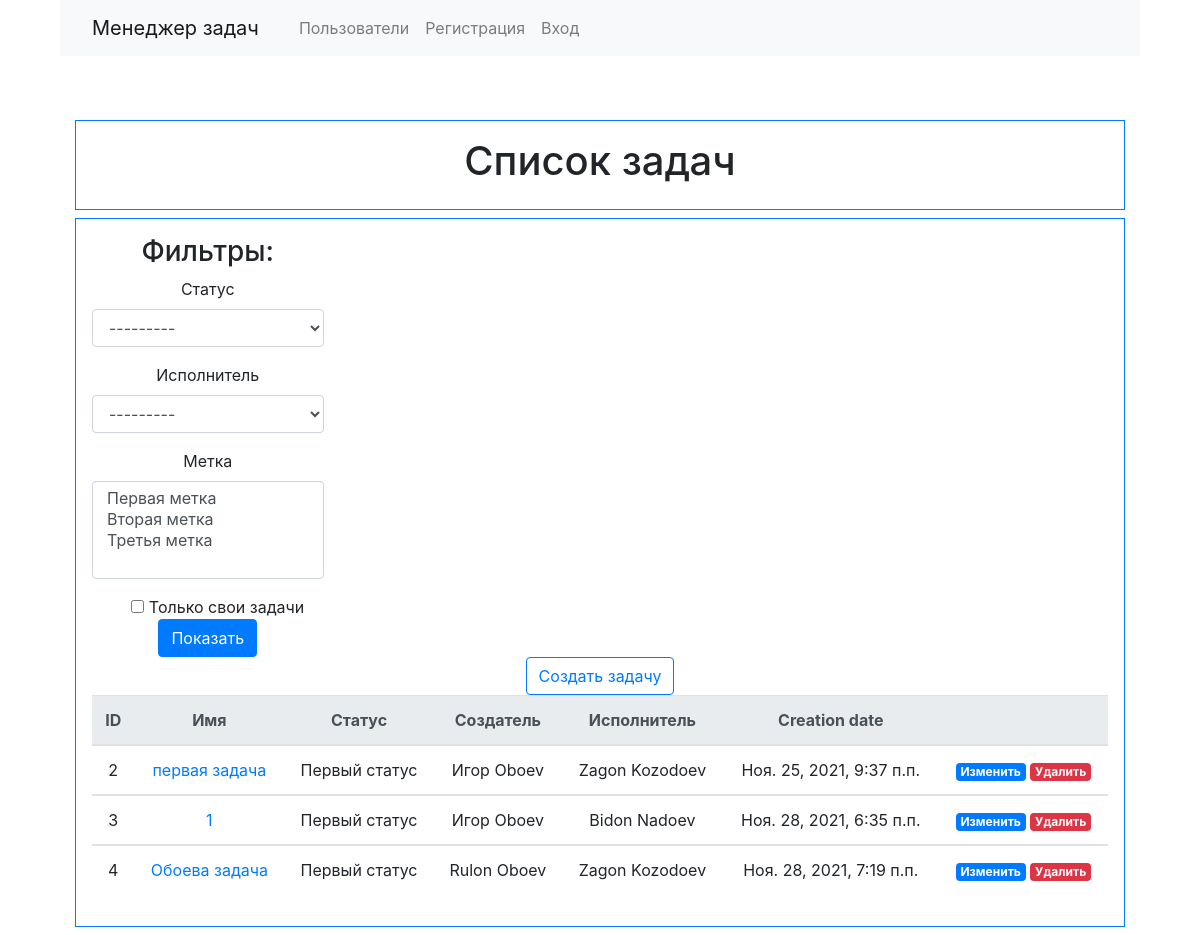
The page /tasks/ on the database as committed earlier.
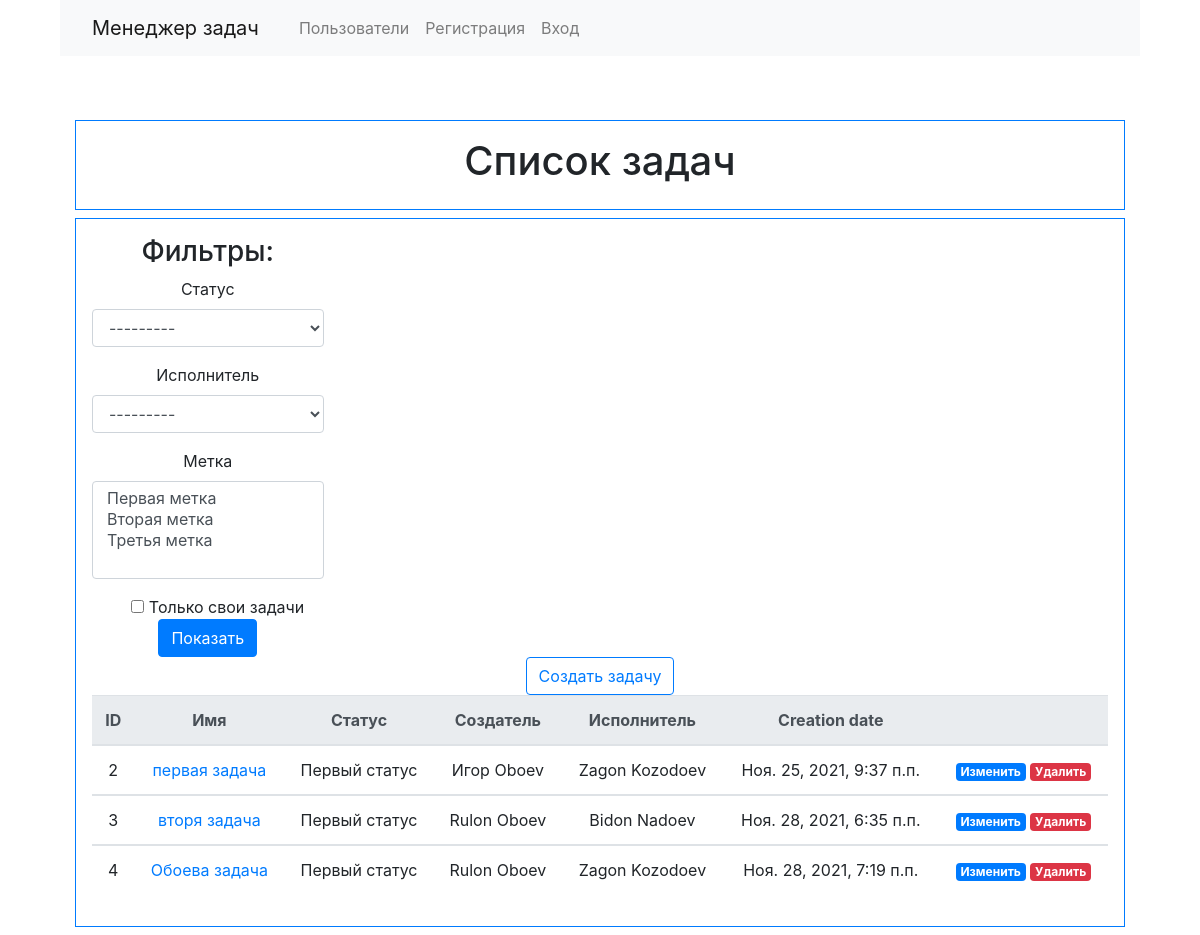
The same page on the database as committed later.
### tasks/models.py (models this page shows, shortened)
class Task(models.Model):
    name = models.CharField(max_length=255)
    created_at = models.DateTimeField(auto_now_add=True)
    description = models.TextField(max_length=600)
    status = models.ForeignKey(TaskStatus, on_delete=models.PROTECT, null=False, blank=False)
    creator = models.ForeignKey(User, on_delete=models.PROTECT, null=True, blank=True)
    executor = models.ForeignKey(User, on_delete=models.PROTECT, null=True, blank=True, related_name = 'executor')
    labels = models.ManyToManyField(TaskLabel, blank=True)

### statuses/models.py (models this page shows, shortened)
class TaskStatus(models.Model):
    name = models.CharField(max_length=200, unique=True)
    def __str__(self):
        return self.name

### tasks/views.py (the view, shortened to what this page needs)
# urls.py: path('tasks/', views.TasksView.as_view(), name='tasks'),
class TasksView(generic.ListView):
    model = Task
    template_name = 'tasks/tasks_list.html'
    context_object_name = 'tasks_list'
    def get_context_data(self, **kwargs):
        context = super().get_context_data(**kwargs)
        context['filter'] = TaskFilter(
            self.request.GET,
            queryset=self.get_queryset(),)
        return context
    def get_queryset(self):
        return Task.objects.all()

### labels/models.py (called while the page is built)
    def __str__(self):
        return self.name

### templates/tasks/tasks_list.html (shortened to what this page needs)
{% extends "base.html" %}
{% load bootstrap4 %}
{% load i18n %}
{% block page_header %}
<h1 class="cover-heading">{% trans "Tasks list:" %}</h1>
{% endblock %}
{% block content %}
<div class="row">
  <div class="col-md-3">
    <h3>{% trans "Filters:" %}</h3>
      <form action="" method="get" class="form">
        {% bootstrap_form filter.form %}
        <div class="form-check"><input type="checkbox" name="creator__username" value={{ user.username }} class="form-check-input" id="id_self_tasks">
          <label class="form-check-label" for="id_self_tasks">{% trans "Only your tasks" %}</label>
        </div>
        {% buttons %}
          <button type="submit" class="btn btn-primary">{% trans "Filter" %}</button>
        {% endbuttons %}
      </form>
  </div>
</div>
<div><a class="btn btn-outline-primary" href="/tasks/create" role="button">{% trans "Add new task" %}</a></div>
<div>
  <div>
    {% if tasks_list %}
    <table class="table table-hover mx-auto my-7">
      <thead class="thead-light">
        <tr>
            <th scope="col">ID</th>
            <th scope="col">{% trans "Name" %}</th>
            <th scope="col">{% trans "Status" %}</th>
            <th scope="col">{% trans "Creator" %}</th>
            <th scope="col">{% trans "Executor" %}</th>
            <th scope="col">{% trans "Сreation date" %}</th>
            <th scope="col"></th>
        </tr>
      </thead>
      <tbody>
        {% for task in tasks_list %}
        <tr>
          <td scope="row">{{ task.id }}</td>
          <td scope="row"><a href="{% url 'task' task.id %}">{{ task.name }}</a></td>
          <td scope="row">{{ task.status }}</td>
          <td scope="row">{{ task.creator.first_name}} {{ task.creator.last_name }}</td>
          <td scope="row">{{ task.executor.first_name}} {{ task.executor.last_name }}</td>
          <td scope="row">{{ task.created_at }}</td>
          <td scope="row">
            <div>
              <a href="{% url 'task_update' task.id %}" class="badge badge-primary">{% trans "Edit" %}</a>
              <a href="{% url 'task_delete' task.id %}" class="badge badge-danger">{% trans "Delete" %}</a>
            </div>
          </td>
        </tr>
      </tbody>
      {% endfor %}
      </table>
      {% else %}
        <p>{% trans "Have't any task."%}</p>
      {% endif %}
  </div>
</div>
{% endblock %}

### templates/base.html (shortened to what this page needs)
<!doctype html>
{% load bootstrap4 %}
{% load static %}
{% bootstrap_css %}
{% load i18n %}
<html lang="en">
  <div class="container wrapper flex-grow-1">
  <head>
  </head>
  <body>
    <div class="container-fluid">
      <header>
        <div class="row pb-5">
          <div class="col">
            <nav class="navbar navbar-expand-lg navbar-light bg-light mb-3">
              <a class="navbar-brand nav-link" href="/" >{% trans "Task manager" %}</a>
              <div class="collapse navbar-collapse" id="navbarsExampleDefault">
                <ul class="navbar-nav mr-auto">
                  {% if user.is_authenticated %}
                  <li class="nav-item">
                    <a class="nav-link" href="{% url 'users:list' %}">{% trans "Users" %}</a>
                  </li>
                  <li class="nav-item">
                    <a class="nav-link" href="/tasks">{% trans "Tasks" %}</a>
                  </li>
                  <li class="nav-item">
                    <a class="nav-link" href="/labels">{% trans "Labels" %}</a>
                  </li>
                  <li class="nav-item">
                    <a class="nav-link" href="/statuses">{% trans "Statuses" %}</a>
                  </li>
                  <li class="nav-item justify-content-end">
                    <a class="nav-link" href="/logout">{% trans "logout" %}</a>
                  </li>
                  {% else %}
                  <li class="nav-item">
                    <a class="nav-link" href="{% url 'users:list' %}">{% trans "Users" %}</a>
                  </li>
                  <li class="nav-item">
                    <a class="nav-link" href="/users/create">{% trans "Register" %}</a>
                  </li>
                  <li class="nav-item">
                    <a class="nav-link" href="/login">{% trans "Login" %}</a>
                  </li>
                  {% endif %}
                </ul>
              </div>
            </nav>
          </div>
        </div>
        <div class="container-fluid text-center">
          <div class="p-3 mb-2 border border-primary float-none">
            {% block page_header %}{% endblock page_header %}
          </div>
        </div>
      </header>
      <main>
        <div class="container-fluid text-center">
          <div class="p-3 mb-2 border border-primary float-none">
              {% block content %}{% endblock %}
          </div>
        </div>
      </main>
    </div>
  </body>
</div>
</html>

Rows that differ between the two databases and show on the page:
changed Task "Bidon": name "1" → "вторя задача"; creator.first_name "Игор" → "Rulon"
